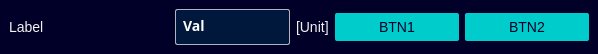
<?xml version="1.0" encoding="UTF-8"?>
<ui version="4.0">
 <class>CardEntry</class>
 <widget class="QMainWindow" name="CardEntry">
  <property name="geometry">
   <rect>
    <x>0</x>
    <y>0</y>
    <width>598</width>
    <height>51</height>
   </rect>
  </property>
  <property name="sizePolicy">
   <sizepolicy hsizetype="Expanding" vsizetype="Preferred">
    <horstretch>0</horstretch>
    <verstretch>0</verstretch>
   </sizepolicy>
  </property>
  <property name="windowTitle">
   <string>MainWindow</string>
  </property>
  <property name="styleSheet">
   <string notr="true">*{
	border:none;
	background: #000028;
	padding: 0;
	margin: 0;
	color: #f3f3f0;
	font-family: &quot;SiemensSansPro_A_Bd&quot;;
	font-size: 14px;
}

QPushButton {
	min-width: 100px;
	max-width: 100px;
    padding: 6px 12px 6px 12px;
    border-radius: 2px;
    opacity: 1;
	text-align:center;
	background-color: #00CCCC;	
	color: #000028;
}

QPushButton:hover {
	background-color: #00FFB9;
}

QPushButton:pressed {	
	background-color: #00E5AA;
}





</string>
  </property>
  <widget class="QWidget" name="centralwidget">
   <property name="sizePolicy">
    <sizepolicy hsizetype="Expanding" vsizetype="Expanding">
     <horstretch>0</horstretch>
     <verstretch>0</verstretch>
    </sizepolicy>
   </property>
   <layout class="QHBoxLayout" name="horizontalLayout">
    <property name="spacing">
     <number>0</number>
    </property>
    <property name="leftMargin">
     <number>0</number>
    </property>
    <property name="topMargin">
     <number>0</number>
    </property>
    <property name="rightMargin">
     <number>0</number>
    </property>
    <property name="bottomMargin">
     <number>0</number>
    </property>
    <item>
     <widget class="QWidget" name="widget" native="true">
      <property name="sizePolicy">
       <sizepolicy hsizetype="Expanding" vsizetype="Preferred">
        <horstretch>0</horstretch>
        <verstretch>0</verstretch>
       </sizepolicy>
      </property>
      <layout class="QGridLayout" name="gridLayout">
       <item row="0" column="2" alignment="Qt::AlignmentFlag::AlignLeft">
        <widget class="QLabel" name="unit">
         <property name="sizePolicy">
          <sizepolicy hsizetype="Maximum" vsizetype="Preferred">
           <horstretch>0</horstretch>
           <verstretch>0</verstretch>
          </sizepolicy>
         </property>
         <property name="palette">
          <palette>
           <active>
            <colorrole role="WindowText">
             <brush brushstyle="SolidPattern">
              <color alpha="255">
               <red>243</red>
               <green>243</green>
               <blue>240</blue>
              </color>
             </brush>
            </colorrole>
            <colorrole role="Button">
             <brush brushstyle="SolidPattern">
              <color alpha="255">
               <red>0</red>
               <green>0</green>
               <blue>40</blue>
              </color>
             </brush>
            </colorrole>
            <colorrole role="Text">
             <brush brushstyle="SolidPattern">
              <color alpha="255">
               <red>243</red>
               <green>243</green>
               <blue>240</blue>
              </color>
             </brush>
            </colorrole>
            <colorrole role="ButtonText">
             <brush brushstyle="SolidPattern">
              <color alpha="255">
               <red>243</red>
               <green>243</green>
               <blue>240</blue>
              </color>
             </brush>
            </colorrole>
            <colorrole role="Base">
             <brush brushstyle="SolidPattern">
              <color alpha="255">
               <red>0</red>
               <green>0</green>
               <blue>40</blue>
              </color>
             </brush>
            </colorrole>
            <colorrole role="Window">
             <brush brushstyle="SolidPattern">
              <color alpha="255">
               <red>0</red>
               <green>0</green>
               <blue>40</blue>
              </color>
             </brush>
            </colorrole>
            <colorrole role="PlaceholderText">
             <brush brushstyle="SolidPattern">
              <color alpha="128">
               <red>243</red>
               <green>243</green>
               <blue>240</blue>
              </color>
             </brush>
            </colorrole>
           </active>
           <inactive>
            <colorrole role="WindowText">
             <brush brushstyle="SolidPattern">
              <color alpha="255">
               <red>243</red>
               <green>243</green>
               <blue>240</blue>
              </color>
             </brush>
            </colorrole>
            <colorrole role="Button">
             <brush brushstyle="SolidPattern">
              <color alpha="255">
               <red>0</red>
               <green>0</green>
               <blue>40</blue>
              </color>
             </brush>
            </colorrole>
            <colorrole role="Text">
             <brush brushstyle="SolidPattern">
              <color alpha="255">
               <red>243</red>
               <green>243</green>
               <blue>240</blue>
              </color>
             </brush>
            </colorrole>
            <colorrole role="ButtonText">
             <brush brushstyle="SolidPattern">
              <color alpha="255">
               <red>243</red>
               <green>243</green>
               <blue>240</blue>
              </color>
             </brush>
            </colorrole>
            <colorrole role="Base">
             <brush brushstyle="SolidPattern">
              <color alpha="255">
               <red>0</red>
               <green>0</green>
               <blue>40</blue>
              </color>
             </brush>
            </colorrole>
            <colorrole role="Window">
             <brush brushstyle="SolidPattern">
              <color alpha="255">
               <red>0</red>
               <green>0</green>
               <blue>40</blue>
              </color>
             </brush>
            </colorrole>
            <colorrole role="PlaceholderText">
             <brush brushstyle="SolidPattern">
              <color alpha="128">
               <red>243</red>
               <green>243</green>
               <blue>240</blue>
              </color>
             </brush>
            </colorrole>
           </inactive>
           <disabled>
            <colorrole role="WindowText">
             <brush brushstyle="SolidPattern">
              <color alpha="255">
               <red>243</red>
               <green>243</green>
               <blue>240</blue>
              </color>
             </brush>
            </colorrole>
            <colorrole role="Button">
             <brush brushstyle="SolidPattern">
              <color alpha="255">
               <red>0</red>
               <green>0</green>
               <blue>40</blue>
              </color>
             </brush>
            </colorrole>
            <colorrole role="Text">
             <brush brushstyle="SolidPattern">
              <color alpha="255">
               <red>243</red>
               <green>243</green>
               <blue>240</blue>
              </color>
             </brush>
            </colorrole>
            <colorrole role="ButtonText">
             <brush brushstyle="SolidPattern">
              <color alpha="255">
               <red>243</red>
               <green>243</green>
               <blue>240</blue>
              </color>
             </brush>
            </colorrole>
            <colorrole role="Base">
             <brush brushstyle="SolidPattern">
              <color alpha="255">
               <red>0</red>
               <green>0</green>
               <blue>40</blue>
              </color>
             </brush>
            </colorrole>
            <colorrole role="Window">
             <brush brushstyle="SolidPattern">
              <color alpha="255">
               <red>0</red>
               <green>0</green>
               <blue>40</blue>
              </color>
             </brush>
            </colorrole>
            <colorrole role="PlaceholderText">
             <brush brushstyle="SolidPattern">
              <color alpha="128">
               <red>243</red>
               <green>243</green>
               <blue>240</blue>
              </color>
             </brush>
            </colorrole>
           </disabled>
          </palette>
         </property>
         <property name="text">
          <string>[Unit]</string>
         </property>
        </widget>
       </item>
       <item row="0" column="0" alignment="Qt::AlignmentFlag::AlignLeft">
        <widget class="QLabel" name="label">
         <property name="sizePolicy">
          <sizepolicy hsizetype="Preferred" vsizetype="Preferred">
           <horstretch>0</horstretch>
           <verstretch>0</verstretch>
          </sizepolicy>
         </property>
         <property name="minimumSize">
          <size>
           <width>160</width>
           <height>0</height>
          </size>
         </property>
         <property name="palette">
          <palette>
           <active>
            <colorrole role="WindowText">
             <brush brushstyle="SolidPattern">
              <color alpha="255">
               <red>243</red>
               <green>243</green>
               <blue>240</blue>
              </color>
             </brush>
            </colorrole>
            <colorrole role="Button">
             <brush brushstyle="SolidPattern">
              <color alpha="255">
               <red>0</red>
               <green>0</green>
               <blue>40</blue>
              </color>
             </brush>
            </colorrole>
            <colorrole role="Text">
             <brush brushstyle="SolidPattern">
              <color alpha="255">
               <red>243</red>
               <green>243</green>
               <blue>240</blue>
              </color>
             </brush>
            </colorrole>
            <colorrole role="ButtonText">
             <brush brushstyle="SolidPattern">
              <color alpha="255">
               <red>243</red>
               <green>243</green>
               <blue>240</blue>
              </color>
             </brush>
            </colorrole>
            <colorrole role="Base">
             <brush brushstyle="SolidPattern">
              <color alpha="255">
               <red>0</red>
               <green>0</green>
               <blue>40</blue>
              </color>
             </brush>
            </colorrole>
            <colorrole role="Window">
             <brush brushstyle="SolidPattern">
              <color alpha="255">
               <red>0</red>
               <green>0</green>
               <blue>40</blue>
              </color>
             </brush>
            </colorrole>
            <colorrole role="PlaceholderText">
             <brush brushstyle="SolidPattern">
              <color alpha="128">
               <red>243</red>
               <green>243</green>
               <blue>240</blue>
              </color>
             </brush>
            </colorrole>
           </active>
           <inactive>
            <colorrole role="WindowText">
             <brush brushstyle="SolidPattern">
              <color alpha="255">
               <red>243</red>
               <green>243</green>
               <blue>240</blue>
              </color>
             </brush>
            </colorrole>
            <colorrole role="Button">
             <brush brushstyle="SolidPattern">
              <color alpha="255">
               <red>0</red>
               <green>0</green>
               <blue>40</blue>
              </color>
             </brush>
            </colorrole>
            <colorrole role="Text">
             <brush brushstyle="SolidPattern">
              <color alpha="255">
               <red>243</red>
               <green>243</green>
               <blue>240</blue>
              </color>
             </brush>
            </colorrole>
            <colorrole role="ButtonText">
             <brush brushstyle="SolidPattern">
              <color alpha="255">
               <red>243</red>
               <green>243</green>
               <blue>240</blue>
              </color>
             </brush>
            </colorrole>
            <colorrole role="Base">
             <brush brushstyle="SolidPattern">
              <color alpha="255">
               <red>0</red>
               <green>0</green>
               <blue>40</blue>
              </color>
             </brush>
            </colorrole>
            <colorrole role="Window">
             <brush brushstyle="SolidPattern">
              <color alpha="255">
               <red>0</red>
               <green>0</green>
               <blue>40</blue>
              </color>
             </brush>
            </colorrole>
            <colorrole role="PlaceholderText">
             <brush brushstyle="SolidPattern">
              <color alpha="128">
               <red>243</red>
               <green>243</green>
               <blue>240</blue>
              </color>
             </brush>
            </colorrole>
           </inactive>
           <disabled>
            <colorrole role="WindowText">
             <brush brushstyle="SolidPattern">
              <color alpha="255">
               <red>243</red>
               <green>243</green>
               <blue>240</blue>
              </color>
             </brush>
            </colorrole>
            <colorrole role="Button">
             <brush brushstyle="SolidPattern">
              <color alpha="255">
               <red>0</red>
               <green>0</green>
               <blue>40</blue>
              </color>
             </brush>
            </colorrole>
            <colorrole role="Text">
             <brush brushstyle="SolidPattern">
              <color alpha="255">
               <red>243</red>
               <green>243</green>
               <blue>240</blue>
              </color>
             </brush>
            </colorrole>
            <colorrole role="ButtonText">
             <brush brushstyle="SolidPattern">
              <color alpha="255">
               <red>243</red>
               <green>243</green>
               <blue>240</blue>
              </color>
             </brush>
            </colorrole>
            <colorrole role="Base">
             <brush brushstyle="SolidPattern">
              <color alpha="255">
               <red>0</red>
               <green>0</green>
               <blue>40</blue>
              </color>
             </brush>
            </colorrole>
            <colorrole role="Window">
             <brush brushstyle="SolidPattern">
              <color alpha="255">
               <red>0</red>
               <green>0</green>
               <blue>40</blue>
              </color>
             </brush>
            </colorrole>
            <colorrole role="PlaceholderText">
             <brush brushstyle="SolidPattern">
              <color alpha="128">
               <red>243</red>
               <green>243</green>
               <blue>240</blue>
              </color>
             </brush>
            </colorrole>
           </disabled>
          </palette>
         </property>
         <property name="styleSheet">
          <string notr="true">/* Base */
QLabel{	
	min-width: 160px;
	max-width: 160px;
}
</string>
         </property>
         <property name="text">
          <string>Label</string>
         </property>
        </widget>
       </item>
       <item row="0" column="1">
        <widget class="QLineEdit" name="value">
         <property name="sizePolicy">
          <sizepolicy hsizetype="Expanding" vsizetype="Fixed">
           <horstretch>0</horstretch>
           <verstretch>0</verstretch>
          </sizepolicy>
         </property>
         <property name="minimumSize">
          <size>
           <width>112</width>
           <height>0</height>
          </size>
         </property>
         <property name="maximumSize">
          <size>
           <width>232</width>
           <height>16777215</height>
          </size>
         </property>
         <property name="font">
          <font>
           <family>SiemensSansPro_A_Bd</family>
           <pointsize>-1</pointsize>
           <bold>true</bold>
          </font>
         </property>
         <property name="styleSheet">
          <string notr="true">/* Base */
QLineEdit{	
	min-width: 100px;
	max-width: 220px;
	padding: 5px;
	padding-bottom: 7px;
	margin-top: 0px;
	border-radius: 2px;
	border: 1px solid #B3B3BE;
	background-color: #00183B;
	color: #FFFFFF;
}
</string>
         </property>
         <property name="text">
          <string>Val</string>
         </property>
        </widget>
       </item>
       <item row="0" column="3">
        <widget class="QPushButton" name="btn1">
         <property name="enabled">
          <bool>true</bool>
         </property>
         <property name="text">
          <string>BTN1</string>
         </property>
        </widget>
       </item>
       <item row="0" column="4">
        <widget class="QPushButton" name="btn2">
         <property name="enabled">
          <bool>true</bool>
         </property>
         <property name="text">
          <string>BTN2</string>
         </property>
        </widget>
       </item>
      </layout>
     </widget>
    </item>
   </layout>
  </widget>
 </widget>
 <resources/>
 <connections/>
</ui>
